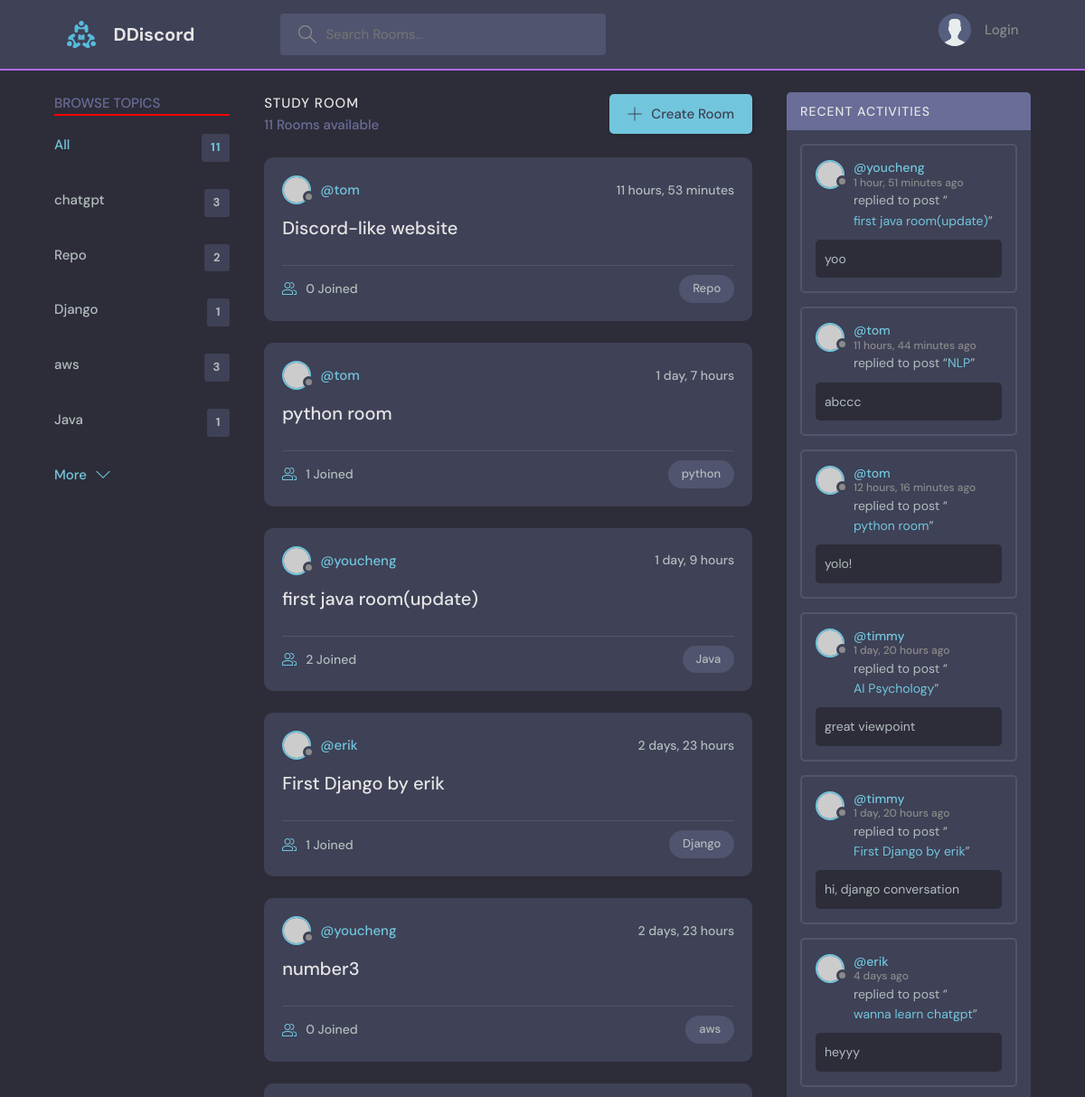
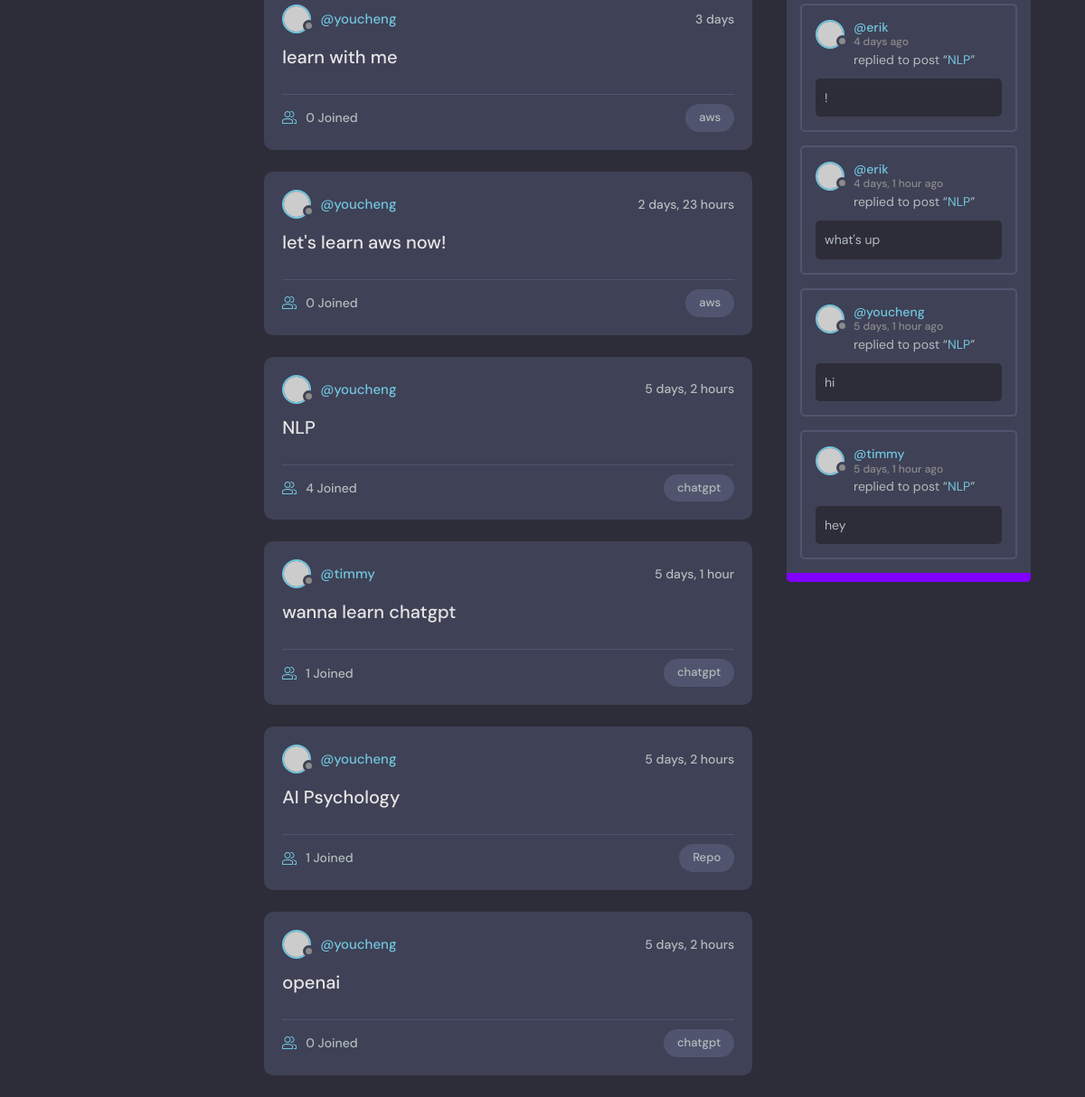
The page / on the database its author committed (2 pictures, top to bottom).
### base/models.py (models this page shows, shortened)
class Topic(models.Model):
    name = models.CharField(max_length=200)

class Room(models.Model): #Room 是 Topic 的child
    host = models.ForeignKey(User, on_delete=models.SET_NULL, null=True)
    topic = models.ForeignKey(Topic, on_delete=models.SET_NULL, null=True) #Class topic在上面，所以直接用，如果是在下面，要以字串'Topic'呼叫
    name = models.CharField(max_length=200)
    description = models.TextField(null=True, blank=True)
    participants = models.ManyToManyField(
        User, related_name='participants', blank=True) #前面用過User表格了，這裡要在取用另一個User表格，所以要related_name
    updated = models.DateTimeField(auto_now=True)
    created = models.DateTimeField(auto_now_add=True)
    class Meta:
       ordering = ['-updated', '-created']
    def __str__(self):
        return self.name

class Message(models.Model):                                    #user 是one-to-many:一個使用者對多個留言
    user = models.ForeignKey(User, on_delete=models.CASCADE) #django內建user model，直接import就可以用
    room = models.ForeignKey(Room, on_delete=models.CASCADE)#Room 是parent table，on_delete:當parent table被刪除時，要怎麼做
    body = models.TextField()
    updated = models.DateTimeField(auto_now=True)
    created = models.DateTimeField(auto_now_add=True)
    class Meta:
        ordering = ['-updated', '-created']

### base/views.py (the view)
# urls.py: path('', views.home, name="home"),
def home(request):
    q = request.GET.get('q') if request.GET.get('q') != None else ''
    rooms = Room.objects.filter(
        Q(topic__name__icontains=q)| #filter parameter符合的topic，icontains使指打部分也能篩選
        Q(name__icontains=q)
        )
    topics = Topic.objects.all()[0:5]
    rooms_count  = rooms.count()
    room_messages = Message.objects.filter(Q(room__topic__name__icontains = q))
    context={'rooms': rooms,
             'topics':topics,
             'rooms_count':rooms_count,
             'room_messages':room_messages}
    return render (request, "base/home.html",context)

### base/templates/base/home.html (shortened to what this page needs)
{% extends 'main.html' %}
{% block content %}
    <main class="layout layout--3">
      <div class="container">
        {% include 'base/topics_component.html' %}
        <div class="roomList">
          <div class="roomList__header">
            <div>
              <h2>Study Room</h2>
              <p>{{rooms_count}} Rooms available</p>
            </div>
            <a class="btn btn--main" href="{% url 'create-room' %}">
              <svg version="1.1" xmlns="http://www.w3.org/2000/svg" width="32" height="32" viewBox="0 0 32 32">
                <title>add</title>
                <path
                  d="M16.943 0.943h-1.885v14.115h-14.115v1.885h14.115v14.115h1.885v-14.115h14.115v-1.885h-14.115v-14.115z"
                ></path>
              </svg>
              Create Room
            </a>
          </div>
        {% include 'base/feed_component.html' %}
        </div>
        {% include 'base/activity_component.html' %}
      </div>
{% endblock %}

### base/templates/base/topics_component.html
<div class="topics">
    <div class="topics__header">
      <h2>Browse Topics</h2>
      <hr color="red">
    </div>
    <ul class="topics__list">
      <li>
        <a href="{% url 'home' %}" class="active">All <span>{{rooms_count}}</span></a>
      </li>
      {% for topic in topics %}
      <li>
        <a href="{% url 'home' %}?q={{topic.name}}">{{topic.name}} <span>{{topic.room_set.count}}</span></a>
      </li>
      {% endfor%}
    </ul>
    <a class="btn btn--link" href="{% url 'topics' %}">
      More
      <svg version="1.1" xmlns="http://www.w3.org/2000/svg" width="32" height="32" viewBox="0 0 32 32">
        <title>chevron-down</title>
        <path d="M16 21l-13-13h-3l16 16 16-16h-3l-13 13z"></path>
      </svg>
    </a>
  </div>

### base/templates/base/feed_component.html (shortened to what this page needs)
{% for room in rooms %}
<div class="roomListRoom">
    <div class="roomListRoom__header">
      <a href="{% url 'user-profile' room.host.id %}" class="roomListRoom__author">
        <div class="avatar avatar--small">
          <img src="https://randomuser.me/api/portraits/women/11.jpg" />
        </div>
        <span>@{{room.host.username}}</span>
      </a>
      <div class="roomListRoom__actions">
        <span>{{room.created|timesince}}</span>
      </div>
    </div>
    <div class="roomListRoom__content">
      <a href="{% url 'room' room.id %}">{{room.name}}</a>
    </div>
    <div class="roomListRoom__meta">
      <a href="{% url 'room' room.id %}" class="roomListRoom__joined">
        {{room.participants.all.count}} Joined
      </a>
      <p class="roomListRoom__topic">{{room.topic.name}}</p>
    </div>
  </div>
  {% endfor %}

### base/templates/base/activity_component.html (shortened to what this page needs)
<div class="activities">
    <div class="activities__header">
      <h2>Recent Activities</h2>
    </div>
    {% for message in room_messages %}
        <div class="activities__box">
            <div class="activities__boxHeader roomListRoom__header">
                <a href="{% url 'user-profile' message.user.id %}" class="roomListRoom__author">
                <div class="avatar avatar--small">
                    <img src="https://randomuser.me/api/portraits/women/11.jpg" />
                </div>
                <p>
                    @{{message.user}}
                    <span>{{message.created|timesince}} ago</span>
                </p>
                </a>
            </div>
            <div class="activities__boxContent">
                <p>replied to post “<a href="">{{message.room}}</a>”</p>
                <div class="activities__boxRoomContent">
                    {{message.body}}
                </div>
            </div>
        </div>
    {% endfor %}
    <hr color="#8000ff" style="height:10px">
  </div>

### rows shown on the page
Topic: name "chatgpt", room_set.count "3"
Topic: name "Repo", room_set.count "2"
Topic: name "Django", room_set.count "1"
Topic: name "aws", room_set.count "3"
Topic: name "Java", room_set.count "1"
Room: host.username "tom", created "11 hours, 53 minutes", name "Discord-like website", participants.all.count "0", topic.name "Repo"
Room: host.username "tom", created "1 day, 7 hours", name "python room", participants.all.count "1", topic.name "python"
Room: host.username "youcheng", created "1 day, 9 hours", name "first java room(update)", participants.all.count "2", topic.name "Java"
Room: host.username "erik", created "2 days, 23 hours", name "First Django by erik", participants.all.count "1", topic.name "Django"
Room: host.username "youcheng", created "2 days, 23 hours", name "number3", participants.all.count "0", topic.name "aws"
Room: host.username "youcheng", created "3 days", name "learn with me", participants.all.count "0", topic.name "aws"
Room: host.username "youcheng", created "2 days, 23 hours", name "let's learn aws now!", participants.all.count "0", topic.name "aws"
Room: host.username "youcheng", created "5 days, 2 hours", name "NLP", participants.all.count "4", topic.name "chatgpt"
Room: host.username "timmy", created "5 days, 1 hour", name "wanna learn chatgpt", participants.all.count "1", topic.name "chatgpt"
Room: host.username "youcheng", created "5 days, 2 hours", name "AI Psychology", participants.all.count "1", topic.name "Repo"
Room: host.username "youcheng", created "5 days, 2 hours", name "openai", participants.all.count "0", topic.name "chatgpt"
Message: user "youcheng", created "1 hour, 51 minutes", room "first java room(update)", body "yoo"
Message: user "tom", created "11 hours, 44 minutes", room "NLP", body "abccc"
Message: user "tom", created "12 hours, 16 minutes", room "python room", body "yolo!"
Message: user "timmy", created "1 day, 20 hours", room "AI Psychology", body "great viewpoint"
Message: user "timmy", created "1 day, 20 hours", room "First Django by erik", body "hi, django conversation"
Message: user "erik", created "4 days", room "wanna learn chatgpt", body "heyyy"
Message: user "erik", created "4 days", room "NLP", body "!"
Message: user "erik", created "4 days, 1 hour", room "NLP", body "what's up"
Message: user "youcheng", created "5 days, 1 hour", room "NLP", body "hi"
Message: user "timmy", created "5 days, 1 hour", room "NLP", body "hey"

### other values the page prints
{{ rooms_count }} "11"
